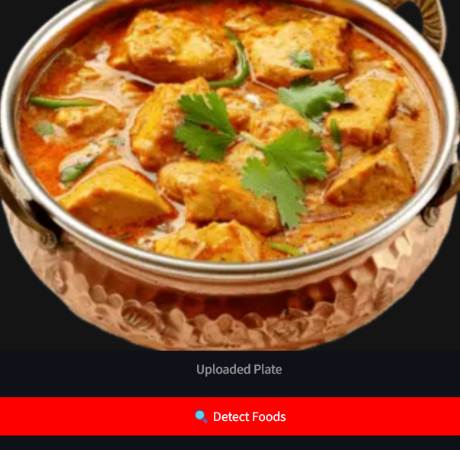
#> input picture scratch_user_dish.png, 460 x 450 px; its folder holds only this picture in this run
$ python -i food_detector.py   (imports and definitions only)   (older library calls are emulated)
#> lines starting #> are read from the running program, lines starting #| are printed output that depends on the picture
### modules/food/nutrition_lookup.py
"""FitFuel AI Nutrition Lookup Service.

Queries food catalogs, calculates scaled macronutrient values, checks allergen
constraints, and rolls up complete meal estimates.
"""

from __future__ import annotations

from pathlib import Path
from typing import Any, Dict, List, Optional

try:
    import pandas as pd
    PANDAS_AVAILABLE = True
except ImportError:
    PANDAS_AVAILABLE = False
    import csv

from .portion_estimator import PortionEstimator

DATA_DIR = Path(__file__).resolve().parent.parent.parent / "data"


import difflib

# Common culinary aliases and transliterations
FOOD_ALIASES: Dict[str, str] = {
    "roti": "Roti (Whole Wheat Chapati)",
    "chapati": "Roti (Whole Wheat Chapati)",
    "chappati": "Roti (Whole Wheat Chapati)",
    "phulka": "Roti (Whole Wheat Chapati)",
    "chapatti": "Roti (Whole Wheat Chapati)",
    "dal": "Dal Tadka",
    "dhal": "Dal Tadka",
    "daal": "Dal Tadka",
    "yellow dal": "Dal Tadka",
    "rice": "White Rice (Cooked)",
    "chawal": "White Rice (Cooked)",
    "plain rice": "White Rice (Cooked)",
    "brown rice": "Brown Rice (Cooked)",
    "egg": "Boiled Egg",
    "boiled egg": "Boiled Egg",
    "boiled eggs": "Boiled Egg",
    "eggs": "Boiled Egg",
    "anda": "Boiled Egg",
    "paneer": "Paneer Butter Masala (Paneer Makhani)",
    "paneer butter masala": "Paneer Butter Masala (Paneer Makhani)",
    "paneer makhani": "Paneer Butter Masala (Paneer Makhani)",
    "paneer tikka masala": "Paneer Butter Masala (Paneer Makhani)",
    "paneer curry": "Paneer Butter Masala (Paneer Makhani)",
    "shahi paneer": "Shahi Paneer",
    "kadai paneer": "Kadai Paneer",
    "matar paneer": "Matar Paneer",
    "butter chicken": "Butter Chicken (Murgh Makhani)",
    "murgh makhani": "Butter Chicken (Murgh Makhani)",
    "paneer tikka": "Paneer Tikka",
    "curd": "Curd (Plain Dahi)",
    "dahi": "Curd (Plain Dahi)",
    "yogurt": "Curd (Plain Dahi)",
    "salad": "Mixed Salad Greens",
    "green salad": "Mixed Salad Greens",
    "greens": "Mixed Salad Greens",
    "idli": "Idli (Steamed Rice Cakes)",
    "idly": "Idli (Steamed Rice Cakes)",
    "sambar": "Sambar",
    "sambhar": "Sambar",
    "chicken": "Grilled Chicken Breast",
    "chicken breast": "Grilled Chicken Breast",
    "chole": "Chole (Chickpea Curry)",
    "chana": "Chole (Chickpea Curry)",
    "chana masala": "Chole (Chickpea Curry)",
    "rajma": "Rajma (Kidney Bean Curry)",
    "palak paneer": "Palak Paneer",
    "spinach": "Palak Paneer",
    "sabzi": "Mix Vegetable Sabzi",
    "vegetable": "Mix Vegetable Sabzi",
    "mix veg": "Mix Vegetable Sabzi",
}


class NutritionLookup:
    """Manages local nutrition database lookups, scaling, and meal aggregations."""

    def __init__(self, data_dir: Path = DATA_DIR) -> None:
        self.data_dir = data_dir
        self.catalog_df = None
        self.catalog_list: List[Dict[str, Any]] = []
        self._load_catalogs()

    def _load_catalogs(self) -> None:
        """Load and merge foods.csv and indian_foods.csv into unified catalog."""
        foods_csv = self.data_dir / "foods.csv"
        indian_csv = self.data_dir / "indian_foods.csv"

        if PANDAS_AVAILABLE:
            dfs = []
            if foods_csv.exists():
                dfs.append(pd.read_csv(foods_csv))
            if indian_csv.exists():
                dfs.append(pd.read_csv(indian_csv))
            if dfs:
                combined = pd.concat(dfs, ignore_index=True)
                combined.drop_duplicates(subset=["name"], keep="last", inplace=True)
                self.catalog_df = combined
                self.catalog_list = combined.to_dict(orient="records")
            else:
                self.catalog_df = pd.DataFrame()
                self.catalog_list = []
        else:
            records: Dict[str, Dict[str, Any]] = {}
            for csv_path in [foods_csv, indian_csv]:
                if csv_path.exists():
                    with open(csv_path, mode="r", encoding="utf-8") as f:
                        reader = csv.DictReader(f)
                        for row in reader:
                            records[row["name"]] = row
            self.catalog_list = list(records.values())

    # [159 lines left out: functions get_all_food_names, find_food, calculate_item_nutrition, aggregate_meal, not called in this run]

### modules/food/food_detector.py
"""FitFuel AI Food Recognition Service.

Detects food items from meal photographs using multi-scale neural vision,
dish-level container disambiguation, and texture-gated spatial analysis.
"""

from __future__ import annotations

import io
from pathlib import Path
from typing import Any, Dict, List, Optional, Tuple, Union

import cv2
import numpy as np
from PIL import Image

from .nutrition_lookup import NutritionLookup


class FoodDetector:
    """Detects food items from meal photographs using multi-scale neural inference,
    curry dish disambiguation, and texture-gated spatial chromatic clustering.
    """

    def __init__(self) -> None:
        self.lookup = NutritionLookup()
        self.classifier = None
        self._init_classifier()

    def _init_classifier(self) -> None:
        """Initialize MediaPipe ImageClassifier if model file exists."""
        model_path = Path(__file__).resolve().parent.parent.parent / "models" / "efficientnet_lite0.tflite"
        if model_path.exists():
            try:
                import mediapipe as mp
                from mediapipe.tasks import python
                from mediapipe.tasks.python import vision

                base_options = python.BaseOptions(model_asset_buffer=model_path.read_bytes())
                options = vision.ImageClassifierOptions(base_options=base_options, max_results=15)
                self.classifier = vision.ImageClassifier.create_from_options(options)
            except Exception:
                self.classifier = None

    def detect_foods(
        self,
        image_input: Union[Image.Image, bytes, Path, str],
        confidence_threshold: float = 0.70,
    ) -> Dict[str, Any]:
        """Analyze an uploaded meal image and extract realistic food predictions.

        Combines:
        1. Multi-scale neural vision passes (global, center zoom, and quadrant crops).
        2. Dish-level container disambiguation: identifies single bowl/handi curries
           (Paneer Butter Masala, Dal Tadka, Palak Paneer, Rajma, Chole) and prevents
           splitting a single dish into conflicting sub-items.
        3. Strict texture-gated spatial analysis: uses Laplacian variance to reject
           smooth porcelain plates, wooden tables, and blank backgrounds.
        4. Zero-fabrication guarantee: never hallucinates default items on blank images.

        Args:
            image_input: PIL Image, byte buffer, or file path.
            confidence_threshold: Threshold below which user confirmation is flagged.

        Returns:
            Dictionary with candidate foods, confidence ratings, and confirmation status.
        """
#> called with image_input = '../../scratch_user_dish.png', confidence_threshold = 0.7
        try:
            if isinstance(image_input, str) and (image_input.startswith("http://") or image_input.startswith("https://")):
                import requests
                resp = requests.get(image_input, timeout=10)
                img = Image.open(io.BytesIO(resp.content))
            elif isinstance(image_input, (str, Path)):
                img = Image.open(image_input)
#> img is the input picture: PIL image 460x450 RGBA; mean R, G, B, A 148.5, 88.4, 45.7, 255
            elif isinstance(image_input, bytes):
                img = Image.open(io.BytesIO(image_input))
            elif isinstance(image_input, Image.Image):
                img = image_input
            else:
                return {
                    "foods": [],
                    "confidence_score": 0.0,
                    "requires_user_confirmation": True,
                    "status_message": "Invalid or unreadable image input.",
                }

            img_rgb = img.convert("RGB")
            w, h_img = img_rgb.size
            if w < 10 or h_img < 10:
                return {
                    "foods": [],
                    "confidence_score": 0.0,
                    "requires_user_confirmation": True,
                    "status_message": "Image dimensions are too small to analyze.",
                }

            candidates: List[Dict[str, Any]] = []
            has_fruit_prediction = False
            is_curry_container = False

            # Convert to OpenCV HSV & Grayscale for spatial analysis
            img_256 = img_rgb.resize((256, 256))
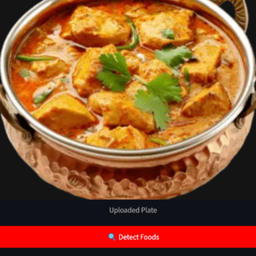
#> img_256: PIL image 256x256 RGB; mean R, G, B 148.5, 88.4, 45.7
            np_256 = np.array(img_256, dtype=np.uint8)
            bgr = cv2.cvtColor(np_256, cv2.COLOR_RGB2BGR)
            hsv = cv2.cvtColor(bgr, cv2.COLOR_BGR2HSV)
#> hsv: shape (256, 256, 3); mean H, S, V 37.2, 160, 150.6
            gray = cv2.cvtColor(bgr, cv2.COLOR_BGR2GRAY)
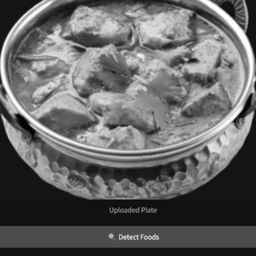
#> gray: shape (256, 256); min 2, max 255, mean 101.5
            h_chan = hsv[:, :, 0]
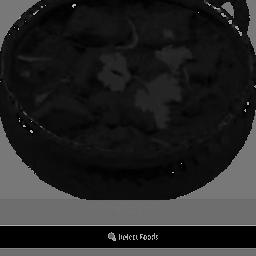
#> h_chan: shape (256, 256); min 0, max 179, mean 37.2
            s_chan = hsv[:, :, 1]
            v_chan = hsv[:, :, 2]
#> (the rest of the program and of its run is left out)
